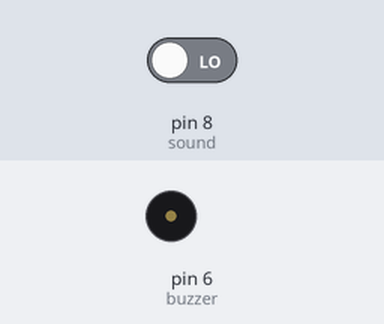
A sketch run on a simulated Arduino Uno, built with avr-gcc and run on an emulated ATmega328P. Shown: buzzer (waves = sounding, pin HIGH). The inputs (shaded band) are chosen by the test bench; at power-on: pin 8 (sound) LOW.

Above: at 1.2 s.
1.3 s: pin 8 (sound) driven HIGH
At 2.3 s:
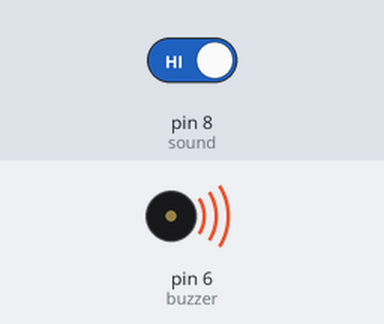
2.8 s: pin 8 (sound) driven LOW
At 3.4 s:
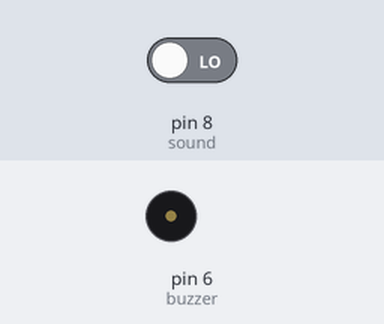
Timing chart, 0 to 5.8 s (numbered marks = the images above; inputs shaded):
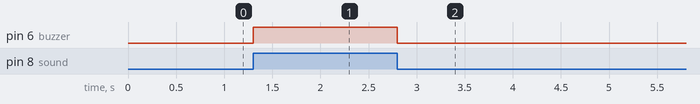

The sketch:

soundsensor.ino
```cpp
int sound=8;
int buzzer=6;
void setup() {
  // put your setup code here, to run once:
pinMode(sound, INPUT);
pinMode(buzzer, OUTPUT);
}

void loop() {
  // put your main code here, to run repeatedly:
int data=digitalRead(sound);
if (data==1)
{
  digitalWrite(buzzer, HIGH);
  Serial.println("Obstacle");
}
else
{
  digitalWrite(buzzer, LOW);
  Serial.println("No Obstacle");
}
}
```

Measured:
- after the input at 1.3 s, pin 6 (buzzer): LOW → HIGH at once
- after the input at 2.8 s, pin 6 (buzzer): HIGH → LOW at once
